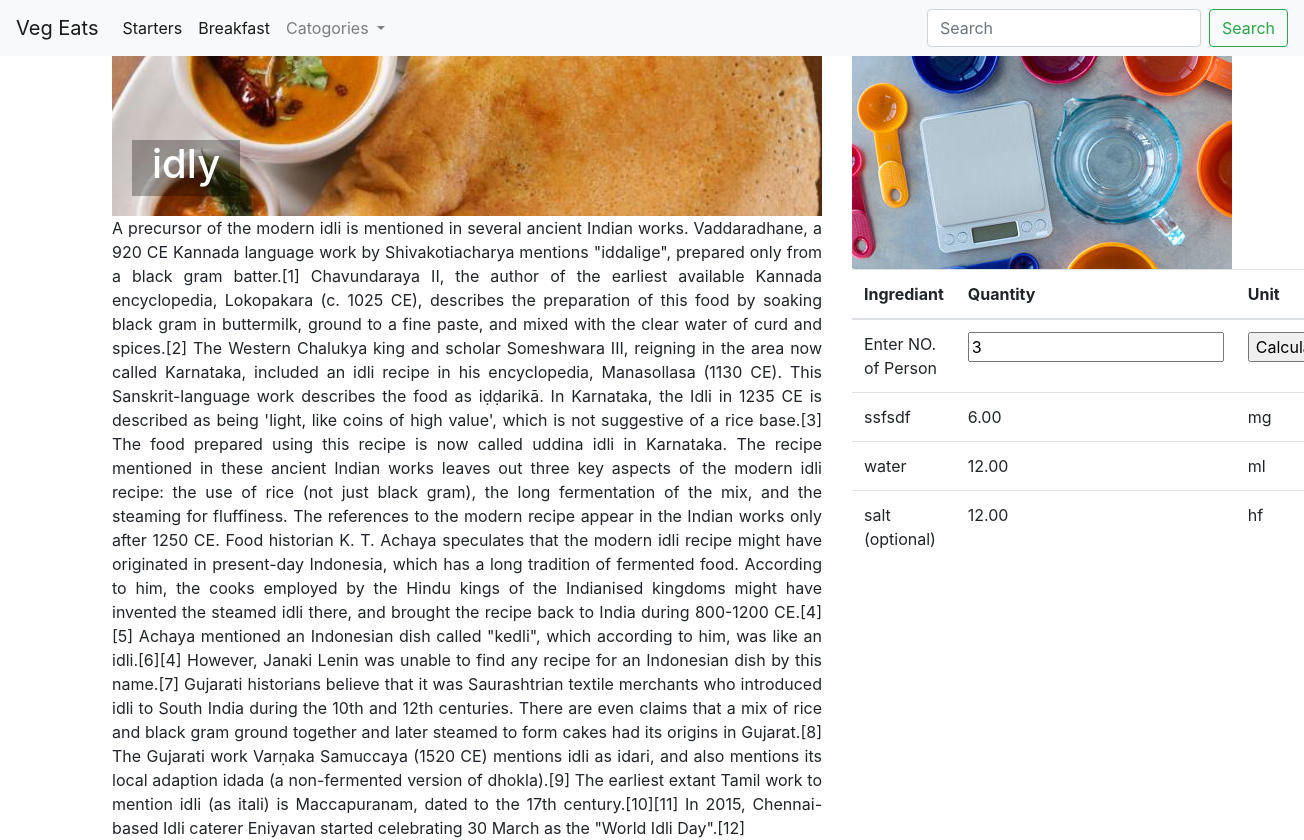
The app's page /idly/ with its own data.
### calc/models.py (models this page shows, shortened)
class Recipes(models.Model):
    Name = models.CharField(max_length=200,primary_key=True)
    Date = models.DateField()
    Description = models.TextField()
    Brief = models.TextField(null=True,blank=True)
    IngrediantsPerson = models.IntegerField(default=1)
    Image = models.ImageField(upload_to='static/images/')
    catogories = models.CharField(max_length=200 , default='others', choices = catogories_list)

class Ingrediants_model(models.Model):
    id = models.AutoField(primary_key=True)
    IngridiantName = models.CharField(verbose_name='Ingrident',editable=True,max_length=200,null=True)
    Recipe = models.ForeignKey(Recipes,on_delete=models.CASCADE)
    IngridiantQty = models.DecimalField(verbose_name='Quantity',max_digits=5,decimal_places=2,null=True)
    IngridiantUnit = models.CharField(choices=Units,editable=True,max_length=20,null=True)
    OptionalTag = models.BooleanField(verbose_name='Optional',default=False)

### calc/views/recipeyView.py (the view)
# urls.py: path('<recipes_name>/', views.recipyview, name = 'recipyurl')
def recipyview(request,recipes_name):
    catogoryList =Recipes.objects.order_by().values_list('catogories', flat=True).distinct()
    recipes_name = recipes_name.lower()
    print(recipes_name)
    IngrediantsData = Ingrediants_model.objects.filter(Recipe = recipes_name)
    RecipesData = Recipes.objects.get(Name = recipes_name)
    return render(request, 'calc/recipy.html', context={'Ingrediants': IngrediantsData,'Recipy':RecipesData ,  'catogoryList':catogoryList})

### calc/templates/calc/recipy.html (shortened to what this page needs)
<!DOCTYPE html>
<html lang="en">
{% extends 'base.html'%}
{% load static %}
{% load mathfilters %}
{% block contents %}
<div class="container d-flex flex-row">
    <div class="col-sm-8 ">
        <div class="containerimg image">
            <img src=/{{Recipy.Image}} style="object-fit: cover;width:100%;padding: 0; margin: 0;height:20vh;">
            <div class="text-block">
                <h1>{{Recipy.Name}}</h1>
            </div>
        </div>
        <div class="float-left description">
            <div>{{Recipy.Description}}</div>
        </div>
    </div>
    <div class="col-sm-4 float-right">
        <div>
        <div>
            <img src='/static/images/ConversionCalculator.jpg'
                 style="object-fit: fill;flex-shrink: 0;padding: 0; margin: 0;">
        </div>
        <div>
            <table class="table">
                <thead>
                <tr>
                    <th>Ingrediant</th>
                    <th>Quantity</th>
                    <th>Unit</th>
                </tr>
                <tr>
                    <td>Enter NO. of Person</td>
                    <form method="GET">
                        <td>
                            {% if request.GET.count is not None%}
                            <input type="number" name="count" min="1" value="{{ request.GET.count}}">
                            {% else %}
                            <input type="number" name="count" min="1" value="3">
                            {% endif%}
                        </td>
                        <td><input type="submit" value="Calculate"></td>
                    </form>
                </tr>
                </thead>
                <tbody>
                {% for ingrediant in Ingrediants %}
                <tr>
                    <td>{{ingrediant.IngridiantName}} {% if ingrediant.OptionalTag %} (optional) {% endif %}</td>
                    {% if request.GET.count is not None%}
                    <td>{{ingrediant.IngridiantQty|mul:request.GET.count}}</td>
                    {% else %}
                    <td>{{ingrediant.IngridiantQty|mul:3}}</td>
                    {% endif%}
                    <td> {{ingrediant.IngridiantUnit}}</td>
                </tr>
                {% endfor %}
                </tbody>
            </table>
        </div>
        </div>
    </div>
</div>
{% endblock %}

### calc/templates/calc/recipy.html (style rules this page uses)
.containerimg { position: relative; object-fit: none; }
.text-block { position: absolute; bottom: 20px; left: 20px; background-color: black; color: white; padding-left: 20px; padding-right: 20px; background: rgba(0, 0, 0, 0.3); }
.description { text-align: justify; text-justify: inter-word; }

### records on screen
Recipes: Image (picture), Name "idly", Description "A precursor of the modern idli is mentioned in several ancient Indian works. Vaddaradhane, a 920 CE Kannada language work by Shivakotiacharya mentions \"iddalige\", prepared only from a black gram batter.[1] Chavundaraya II, the author of the earliest available Kannada encyclopedia, Lokopakara (c. 1025 CE), describes the preparation of this food by soaking black gram in buttermilk, ground to a fine paste, and mixed with the clear water of curd and spices.[2] The Western Chalukya king and scholar Someshwara III, reigning in the area now called Karnataka, included an idli recipe in his encyclopedia, Manasollasa (1130 CE). This Sanskrit-language work describes the food as iḍḍarikā. In Karnataka,…"
Ingrediants_model: IngridiantName "ssfsdf", IngridiantQty|mul "6.00", IngridiantUnit "mg"
Ingrediants_model: IngridiantName "water", IngridiantQty|mul "12.00", IngridiantUnit "ml"
Ingrediants_model: IngridiantName "salt", OptionalTag "(optional)", IngridiantQty|mul "12.00", IngridiantUnit "hf"
